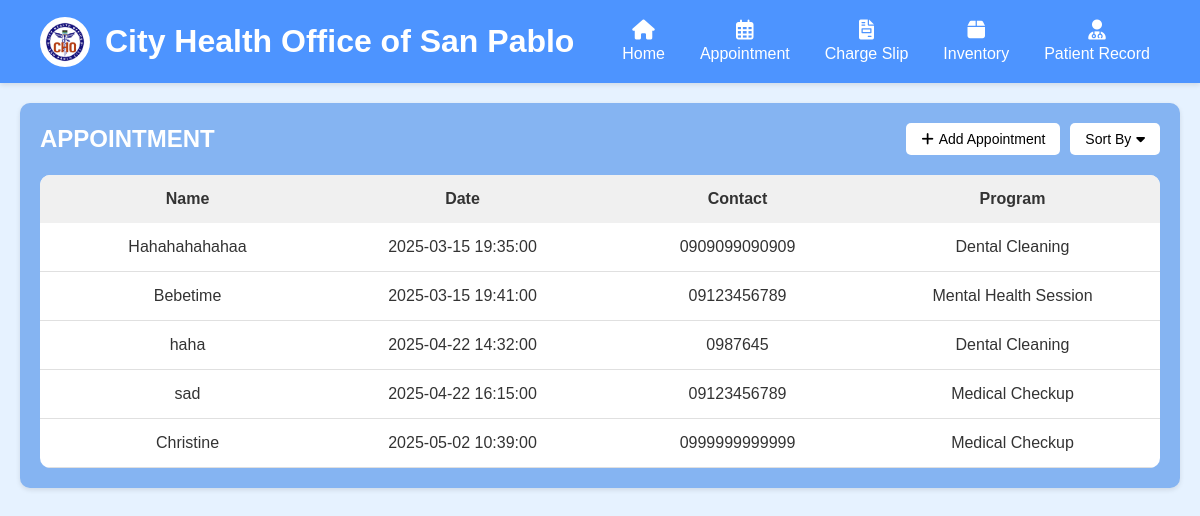
Screenshot of /appointment.php?sort=date_asc with the database file from the repository.
### tables this page shows
CREATE TABLE `appointments` (
  `id` int(11) NOT NULL,
  `program` varchar(255) NOT NULL,
  `name` varchar(255) NOT NULL,
  `address` text NOT NULL,
  `contact` varchar(100) NOT NULL,
  `appointment_date` datetime NOT NULL,
  `created_at` timestamp NOT NULL DEFAULT current_timestamp()
);

### db_conn.php (the view, shortened to what this page needs)
<?php
$servername = "localhost";
$username = "";
$password = "";
$dbname = "mhodb";
function connect_db() {
    global $servername, $username, $password, $dbname;
    $conn = new mysqli($servername, $username, $password, $dbname);
    return $conn;
}
function fetch_appointments() {
    $conn = connect_db();
    $sort = isset($_GET['sort']) ? $_GET['sort'] : 'date_desc';
    switch ($sort) {
        case 'date_asc':
            $order_by = "appointment_date ASC";
            break;
    }
    $sql = "SELECT id, program, name, address, contact, appointment_date FROM appointments ORDER BY $order_by";
    $result = $conn->query($sql);
    if ($result->num_rows > 0) {
        while($row = mysqli_fetch_assoc($result)) {
            echo '<div class="table-row">';
            echo '<div>' . htmlspecialchars($row["name"]) . '</div>';
            echo '<div>' . htmlspecialchars($row["appointment_date"]) . '</div>';
            echo '<div>' . htmlspecialchars($row["contact"]) . '</div>';
            echo '<div>' . htmlspecialchars($row["program"]) . '</div>';
            echo '</div>';
        }
    } else {
        echo '<div class="no-appointments">No appointments found</div>';
    }
}
?>

### Style/appointment.css (style rules this page uses)
* { margin: 0; padding: 0; box-sizing: border-box; font-family: Arial, sans-serif; }
body { background-color: #e6f2ff; }
.table-row { display: flex; padding: 15px 10px; border-bottom: 1px solid #e0e0e0; }
.table-row div { flex: 1; text-align: center; overflow: hidden; text-overflow: ellipsis; white-space: nowrap; padding: 0 5px; }

### Style/headerstyles.css (style rules this page uses)
body { background-color: #e6f2ff; color: #333; }

### rows the page displays
appointments: name "Hahahahahahaa", appointment_date "2025-03-15 19:35:00", contact "0909099090909", program "Dental Cleaning"
appointments: name "Bebetime", appointment_date "2025-03-15 19:41:00", contact "09123456789", program "Mental Health Session"
appointments: name "haha", appointment_date "2025-04-22 14:32:00", contact "0987645", program "Dental Cleaning"
appointments: name "sad", appointment_date "2025-04-22 16:15:00", contact "09123456789", program "Medical Checkup"
appointments: name "Christine", appointment_date "2025-05-02 10:39:00", contact "0999999999999", program "Medical Checkup"
